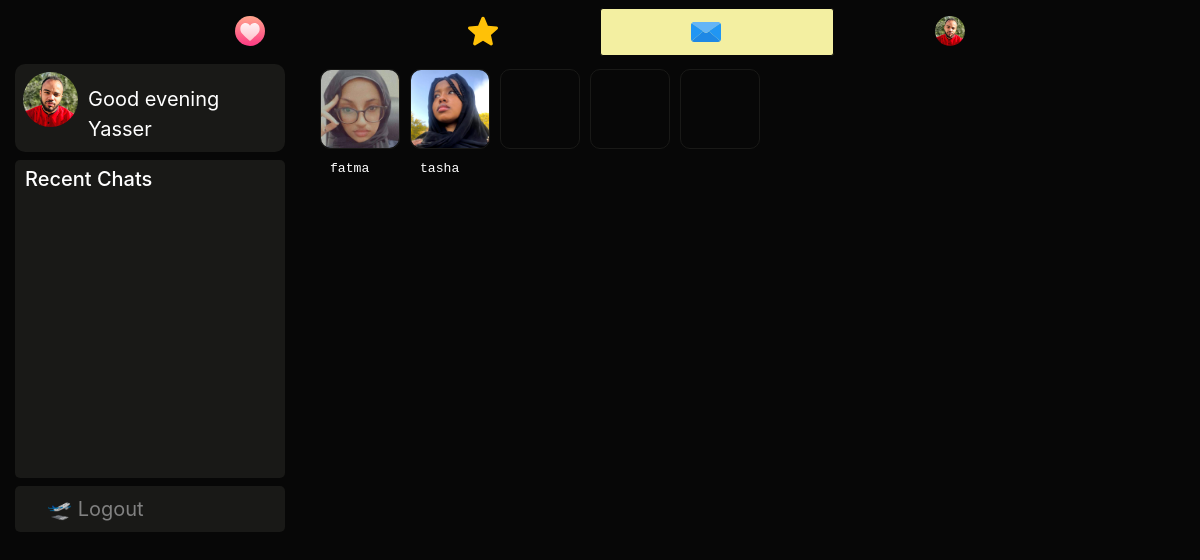
Page /messages (signed in) on the committed database.
### dating/models.py (models this page shows, shortened)
class User(db.Model, UserMixin):
	id = db.Column(db.Integer, primary_key=True)
	username = db.Column(db.String(20), unique=True, nullable=False)
	email = db.Column(db.String(120), unique=True, nullable=True)
	dp = db.Column(db.String(20), nullable=False, default='default.jpg')
	dp2 = db.Column(db.String(20), nullable=False, default='flip.png')
	dp3 = db.Column(db.String(20), nullable=False, default='plane.png')
	password = db.Column(db.String(60), nullable=False)
	last_seen = db.Column(db.DateTime, default=datetime.utcnow)
	date_joined = db.Column(db.DateTime, nullable=False, default=datetime.utcnow)
	department = db.Column(db.String(20), nullable=False)
	student_number = db.Column(db.Integer(), unique=True, nullable=True)
	age = db.Column(db.DateTime, nullable=False)
	gender = db.Column(db.String(20), nullable=False)
	country = db.Column(db.String(20), default="Cyprus", nullable=True)
	bio = db.Column(db.String(120), nullable=True)
	private = db.Column(db.Boolean, default=False, nullable=False)
	snapchat = db.Column(db.String(20), default="snapchat", nullable=True)
	instagram = db.Column(db.String(20), default="instagram", nullable=True)
	followed = db.relationship(
		'User', secondary=followers,
		primaryjoin=(followers.c.follower_id == id),
		secondaryjoin=(followers.c.followed_id == id),
		backref=db.backref('followers', lazy='dynamic'), lazy='dynamic')
	messages_sent = db.relationship('Message',
									foreign_keys='Message.sender_id',
									backref='author', lazy='dynamic')
	messages_received = db.relationship('Message',
										foreign_keys='Message.recipient_id',
										backref='recipient', lazy='dynamic')
	last_message_read_time = db.Column(db.DateTime)
	def is_following(self, user):
		return self.followed.filter(followers.c.followed_id == user.id).count() > 0
	def new_messages(self):
		last_read_time = self.last_message_read_time or datetime(1900, 1, 1)
		return Message.query.filter_by(recipient=self).filter(
			Message.timestamp > last_read_time).count()

### dating/routes.py (the view)
@app.route('/messages')
@login_required
def messages():
	current_user.last_message_read_time = datetime.utcnow()
	db.session.commit()
	messages_received = current_user.messages_received.order_by(m.timestamp.desc())
	messages_sent = current_user.messages_sent.order_by(m.timestamp.desc())
	recent_chats = list()
	for message in messages_received:
		recent_chats.append(message.author)
	for message in messages_sent:
		recent_chats.append(message.recipient)
	recent_chats = list(dict.fromkeys(recent_chats))
	users = User.query.all()
	hour = datetime.now().hour
	greeting = "Good morning" if 5<=hour<12 else "Good afternoon" if hour<18 else "Good evening"
	return render_template('messages.html', users=users, greeting=greeting, recent_chats=recent_chats, messages_sent=messages_sent, messages_received=messages_received)

### dating/models.py (called while the page is built)
@login_manager.user_loader
def load_user(user_id):
	return User.query.get(int(user_id))

### dating/routes.py (called while the page is built)
@app.before_request
def before_request():
	if current_user.is_authenticated:
		current_user.last_seen = datetime.utcnow()
		db.session.commit()

### dating/templates/messages.html (shortened to what this page needs)
{% extends "layout.html" %}
{% block content %}
<div class="container-fluid">
  <div class="row">
    <div class="col-lg-3 d-none d-lg-block position-fixed">
      <a href="{{ url_for('user_posts',username=current_user.username) }}" style="text-decoration:none;">
      <header class="mb-2">
        <img src="{{ url_for('static', filename='profile_pics/' + current_user.dp) }}" alt="default profile" class="profile-thumbnail">
        <div class="profile-name">
          <span class="mt-2 pt-1" style="font-size:20px;color:#fff;">{{greeting}} {{current_user.username.title()}}</span>
        </div>
      </header>
    </a>
      <div style="background:#191917;padding:7px;cursor:pointer;border-radius:5px;overflow:auto;height:318px;">
        <h5 style="padding-left: 3px;">Recent Chats</h5>
      </div>
       <div class="mt-2" style="background:#191917;padding:8px 8px 8px 32px;font-size:20px;display:block;border-radius:5px;">
        <a href="{{ url_for('logout') }}" style="text-decoration:none;color:#818181;"> 🛫 Logout</a>
        </div>
</div>
    <div class="col-lg-6 offset-lg-3">
      {% if current_user.is_authenticated %}
          <section class="cardi scroll mb-2">
            {% for user in users if user != current_user and user.is_following(current_user) and current_user.is_following(user) %}
            <div class="others">
            <div class="card--content"><a href="{{ url_for('message',recipient=user.username) }}"><img src="{{ url_for('static', filename='profile_pics/' + user.dp) }}" alt=""></a>
            </div>
            <small style="font-size:15px;color:#f8f8f2;padding-left:15px">
            <code style="color:#fff;">{{user.username.lower()}}</code>
          </small>
            </div>
            {% endfor %}
            <div class="card--content"></div>
            <div class="card--content"></div>
            <div class="card--content"></div>
          </section>
          {% endif %}
</div>
{% endblock content %}

### dating/templates/layout.html (shortened to what this page needs)
<!doctype html>
<html lang="en">
  <head>
    <link rel="stylesheet" href="https://stackpath.bootstrapcdn.com/bootstrap/4.3.1/css/bootstrap.min.css">
    <link rel="stylesheet" type="text/css" href="{{ url_for('static', filename='main.css') }}">
  </head>
  <body>
<nav class="navbar navbar-expand-md navbar-dark sticky-top justify-content-center d-none d-lg-block">
   <ul class="nav">
    <li {% if '/home' == request.path %}  class="active" {% endif %}>
      <a href="{{url_for('home')}}"><img src="{{ url_for('static', filename='resources/' + 'swipe.svg') }}" style="width:30px;height:30px;"></a>
    </li>
    <li {% if '/discover' == request.path %}  class="active" {% endif %}>
      <a href="{{url_for('discover')}}"><img src="{{ url_for('static', filename='resources/' + 'like.svg') }}" style="width:30px;height:30px;"></a>
    </li>
    <li {% if '/messages' == request.path %}  class="active" {% endif %}>
      <a href="{{url_for('messages')}}">
        <img src="{{ url_for('static', filename='resources/' + 'message.svg') }}" style="width:30px;height:30px;">
      </a>
    </li>
    <li>
      <a href="{{url_for('user_posts', username=current_user.username)}}">
        {% if current_user.is_authenticated %}
          <img src="{{ url_for('static', filename='profile_pics/' + current_user.dp) }}" style="width:30px;height:30px;border-radius:50%">
        {% else %}
        <img src="https://www.flaticon.com/premium-icon/icons/svg/3133/3133799.svg" style="width:30px;height:30px;">
        {% endif %}
      </a>
    </li>
</ul>
</nav>
  {% block content %} {% endblock %}
  </body>
</html>

### dating/static/main.css (style rules this page uses)
body { background:#070707; color:#fff; }
nav { background:#070707; }
small { color: #1e90ff; }
header { display: flex; flex-direction: row; color:#fff; background:#191917; border-radius:10px; padding:8px; cursor:pointer; }
header .profile-thumbnail { width: 55px; height: 55px; border-radius: 50%; }
header .profile-name { display: flex; flex-direction:column; margin-left: 10px; }
.cardi { background: #070707; overflow-x: auto; display: flex; flex-wrap: nowrap; }
.scroll img { width:100%; height:100%; border-radius:10px; }
.card--content { background: #070707; width: 80px; height: 80px; margin: 5px; border-radius:10px; border:1px solid #191917; border-radius:10px; flex: 0 0 auto; }

### dating/templates/layout.html (style rules this page uses)
ul.nav { width:80%; margin:0 auto; padding:0; list-style:none; background-color:none; text-align:center; font-family: sans-serif; }
.nav li { display:inline-block; width:25%; margin:0; padding:0; }
.nav a { text-align:center; padding:8px 0 8px 0; margin:0; display:block; text-decoration:none; color: #fff; }
.active { background: #F3EFA1; border: 1px solid #070707; border-radius: 3px; }
ul.nav li:first-child a { border:none; }
ul.nav li:last-child a { border:none; }

### rows in the picture
User: dp (picture), username "Yasser"
User: dp (picture), username "fatma"
User: dp (picture), username "tasha"
